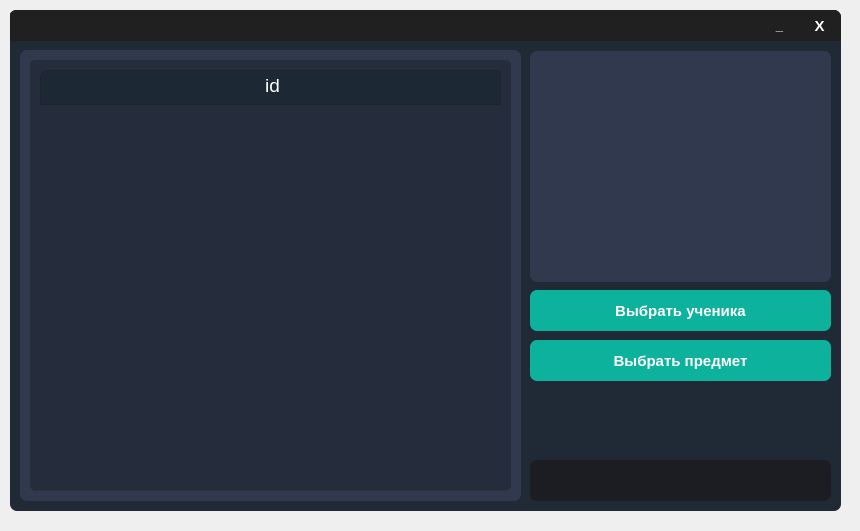
<?xml version="1.0" encoding="UTF-8"?>
<ui version="4.0">
 <class>MainWindow</class>
 <widget class="QMainWindow" name="MainWindow">
  <property name="geometry">
   <rect>
    <x>0</x>
    <y>0</y>
    <width>860</width>
    <height>531</height>
   </rect>
  </property>
  <property name="windowTitle">
   <string>MainWindow</string>
  </property>
  <widget class="QWidget" name="centralwidget">
   <property name="styleSheet">
    <string notr="true">/* LINE EDIT */
QLineEdit {
	background-color: rgb(27, 29, 35);
	border-radius: 5px;
	border: 2px solid rgb(27, 29, 35);
	padding-left: 10px;
}
QLineEdit:hover {
	border: 2px solid rgb(64, 71, 88);
}
QLineEdit:focus {
	border: 2px solid rgb(91, 101, 124);
}

/* SCROLL BARS */
QScrollBar:horizontal {
    border: none;
    background: rgb(52, 59, 72);
    height: 14px;
    margin: 0px 21px 0 21px;
	border-radius: 0px;
}
QScrollBar::handle:horizontal {
    background: rgb(85, 170, 255);
    min-width: 25px;
	border-radius: 7px
}
QScrollBar::add-line:horizontal {
    border: none;
    background: rgb(55, 63, 77);
    width: 20px;
	border-top-right-radius: 7px;
    border-bottom-right-radius: 7px;
    subcontrol-position: right;
    subcontrol-origin: margin;
}
QScrollBar::sub-line:horizontal {
    border: none;
    background: rgb(55, 63, 77);
    width: 20px;
	border-top-left-radius: 7px;
    border-bottom-left-radius: 7px;
    subcontrol-position: left;
    subcontrol-origin: margin;
}
QScrollBar::up-arrow:horizontal, QScrollBar::down-arrow:horizontal
{
     background: none;
}
QScrollBar::add-page:horizontal, QScrollBar::sub-page:horizontal
{
     background: none;
}
 QScrollBar:vertical {
	border: none;
    background: rgb(52, 59, 72);
    width: 14px;
    margin: 21px 0 21px 0;
	border-radius: 0px;
 }
 QScrollBar::handle:vertical {	
	background: rgb(85, 170, 255);
    min-height: 25px;
	border-radius: 7px
 }
 QScrollBar::add-line:vertical {
     border: none;
    background: rgb(55, 63, 77);
     height: 20px;
	border-bottom-left-radius: 7px;
    border-bottom-right-radius: 7px;
     subcontrol-position: bottom;
     subcontrol-origin: margin;
 }
 QScrollBar::sub-line:vertical {
	border: none;
    background: rgb(55, 63, 77);
     height: 20px;
	border-top-left-radius: 7px;
    border-top-right-radius: 7px;
     subcontrol-position: top;
     subcontrol-origin: margin;
 }
 QScrollBar::up-arrow:vertical, QScrollBar::down-arrow:vertical {
     background: none;
 }

 QScrollBar::add-page:vertical, QScrollBar::sub-page:vertical {
     background: none;
 }

/* CHECKBOX */
QCheckBox::indicator {
    border: 3px solid rgb(52, 59, 72);
	width: 15px;
	height: 15px;
	border-radius: 10px;
    background: rgb(44, 49, 60);
}
QCheckBox::indicator:hover {
    border: 3px solid rgb(58, 66, 81);
}
QCheckBox::indicator:checked {
    background: 3px solid rgb(52, 59, 72);
	border: 3px solid rgb(52, 59, 72);	
	background-image: url(:/16x16/icons/16x16/cil-check-alt.png);
}

/* RADIO BUTTON */
QRadioButton::indicator {
    border: 3px solid rgb(52, 59, 72);
	width: 15px;
	height: 15px;
	border-radius: 10px;
    background: rgb(44, 49, 60);
}
QRadioButton::indicator:hover {
    border: 3px solid rgb(58, 66, 81);
}
QRadioButton::indicator:checked {
    background: 3px solid rgb(94, 106, 130);
	border: 3px solid rgb(52, 59, 72);	
}

/* COMBOBOX */
QComboBox{
	background-color: rgb(27, 29, 35);
	border-radius: 5px;
	border: 2px solid rgb(27, 29, 35);
	padding: 5px;
	padding-left: 10px;
}
QComboBox:hover{
	border: 2px solid rgb(64, 71, 88);
}
QComboBox::drop-down {
	subcontrol-origin: padding;
	subcontrol-position: top right;
	width: 25px; 
	border-left-width: 3px;
	border-left-color: rgba(39, 44, 54, 150);
	border-left-style: solid;
	border-top-right-radius: 3px;
	border-bottom-right-radius: 3px;	
	background-image: url(:/16x16/icons/16x16/cil-arrow-bottom.png);
	background-position: center;
	background-repeat: no-reperat;
 }
QComboBox QAbstractItemView {
	color: rgb(85, 170, 255);	
	background-color: rgb(27, 29, 35);
	padding: 10px;
	selection-background-color: rgb(39, 44, 54);
}

/* SLIDERS */
QSlider::groove:horizontal {
    border-radius: 9px;
    height: 18px;
	margin: 0px;
	background-color: rgb(52, 59, 72);
}
QSlider::groove:horizontal:hover {
	background-color: rgb(55, 62, 76);
}
QSlider::handle:horizontal {
    background-color: rgb(85, 170, 255);
    border: none;
    height: 18px;
    width: 18px;
    margin: 0px;
	border-radius: 9px;
}
QSlider::handle:horizontal:hover {
    background-color: rgb(105, 180, 255);
}
QSlider::handle:horizontal:pressed {
    background-color: rgb(65, 130, 195);
}

QSlider::groove:vertical {
    border-radius: 9px;
    width: 18px;
    margin: 0px;
	background-color: rgb(52, 59, 72);
}
QSlider::groove:vertical:hover {
	background-color: rgb(55, 62, 76);
}
QSlider::handle:vertical {
    background-color: rgb(85, 170, 255);
	border: none;
    height: 18px;
    width: 18px;
    margin: 0px;
	border-radius: 9px;
}
QSlider::handle:vertical:hover {
    background-color: rgb(105, 180, 255);
}
QSlider::handle:vertical:pressed {
    background-color: rgb(65, 130, 195);
}

</string>
   </property>
   <widget class="QFrame" name="frame">
    <property name="geometry">
     <rect>
      <x>10</x>
      <y>10</y>
      <width>831</width>
      <height>501</height>
     </rect>
    </property>
    <property name="styleSheet">
     <string notr="true">QFrame{
	border-radius: 7px;
	
	background-color: qlineargradient(spread:pad, x1:0.522409, y1:0.17, x2:0.267, y2:0.806818, stop:0 rgba(48, 57, 77, 255), stop:1 rgba(102, 102, 102, 255));
	
	background-color: rgb(31, 42, 54);
}</string>
    </property>
    <property name="frameShape">
     <enum>QFrame::StyledPanel</enum>
    </property>
    <property name="frameShadow">
     <enum>QFrame::Raised</enum>
    </property>
    <widget class="QLineEdit" name="lineEdit">
     <property name="geometry">
      <rect>
       <x>520</x>
       <y>450</y>
       <width>301</width>
       <height>41</height>
      </rect>
     </property>
     <property name="font">
      <font>
       <pointsize>11</pointsize>
       <weight>75</weight>
       <bold>true</bold>
      </font>
     </property>
     <property name="styleSheet">
      <string notr="true">QLineEdit{
	border-radius: 7px;
}</string>
     </property>
     <property name="text">
      <string/>
     </property>
     <property name="alignment">
      <set>Qt::AlignLeading|Qt::AlignLeft|Qt::AlignVCenter</set>
     </property>
     <property name="placeholderText">
      <string/>
     </property>
     <property name="clearButtonEnabled">
      <bool>true</bool>
     </property>
    </widget>
    <widget class="QFrame" name="frame_3">
     <property name="geometry">
      <rect>
       <x>-1</x>
       <y>0</y>
       <width>832</width>
       <height>31</height>
      </rect>
     </property>
     <property name="styleSheet">
      <string notr="true">QFrame{
	border-bottom-left-radius: 0px;
	border-bottom-right-radius: 0px;
	background-color: rgb(32, 32, 32);
}</string>
     </property>
     <property name="frameShape">
      <enum>QFrame::StyledPanel</enum>
     </property>
     <property name="frameShadow">
      <enum>QFrame::Raised</enum>
     </property>
     <widget class="QPushButton" name="pushButton_3">
      <property name="geometry">
       <rect>
        <x>790</x>
        <y>0</y>
        <width>41</width>
        <height>31</height>
       </rect>
      </property>
      <property name="font">
       <font>
        <pointsize>11</pointsize>
        <weight>75</weight>
        <bold>true</bold>
       </font>
      </property>
      <property name="cursor">
       <cursorShape>PointingHandCursor</cursorShape>
      </property>
      <property name="styleSheet">
       <string notr="true">QPushButton{
	color: white;
	border: none;
	border-top-right-radius: 7px;
	background-color: rgb(32, 32, 32);
}

QPushButton:hover{
	background-color: #45494D;
}

QPushButton:pressed{
	color: #EA2F4E;
}</string>
      </property>
      <property name="text">
       <string>X</string>
      </property>
     </widget>
     <widget class="QPushButton" name="pushButton_5">
      <property name="geometry">
       <rect>
        <x>750</x>
        <y>0</y>
        <width>41</width>
        <height>31</height>
       </rect>
      </property>
      <property name="font">
       <font>
        <pointsize>10</pointsize>
        <weight>75</weight>
        <bold>true</bold>
       </font>
      </property>
      <property name="cursor">
       <cursorShape>PointingHandCursor</cursorShape>
      </property>
      <property name="styleSheet">
       <string notr="true">QPushButton{
	color: white;
	border: none;
	border-top-right-radius: 7px;
	background-color: rgb(32, 32, 32);
}

QPushButton:hover{
	background-color: #45494D;
}

QPushButton:pressed{
	color: #EA2F4E;
}</string>
      </property>
      <property name="text">
       <string>_</string>
      </property>
      <property name="default">
       <bool>false</bool>
      </property>
     </widget>
    </widget>
    <widget class="QListWidget" name="listWidget">
     <property name="geometry">
      <rect>
       <x>520</x>
       <y>41</y>
       <width>301</width>
       <height>231</height>
      </rect>
     </property>
     <property name="font">
      <font>
       <pointsize>11</pointsize>
       <weight>75</weight>
       <bold>true</bold>
      </font>
     </property>
     <property name="tabletTracking">
      <bool>false</bool>
     </property>
     <property name="autoFillBackground">
      <bool>false</bool>
     </property>
     <property name="styleSheet">
      <string notr="true">color: white;
border-radius: 7px;
background-color: rgb(48, 57, 77);</string>
     </property>
     <property name="frameShape">
      <enum>QFrame::StyledPanel</enum>
     </property>
     <property name="frameShadow">
      <enum>QFrame::Sunken</enum>
     </property>
     <property name="lineWidth">
      <number>1</number>
     </property>
     <property name="verticalScrollBarPolicy">
      <enum>Qt::ScrollBarAsNeeded</enum>
     </property>
     <property name="horizontalScrollBarPolicy">
      <enum>Qt::ScrollBarAsNeeded</enum>
     </property>
     <property name="sizeAdjustPolicy">
      <enum>QAbstractScrollArea::AdjustIgnored</enum>
     </property>
     <property name="autoScroll">
      <bool>true</bool>
     </property>
     <property name="tabKeyNavigation">
      <bool>false</bool>
     </property>
     <property name="showDropIndicator" stdset="0">
      <bool>true</bool>
     </property>
     <property name="dragDropOverwriteMode">
      <bool>false</bool>
     </property>
     <property name="alternatingRowColors">
      <bool>false</bool>
     </property>
     <property name="verticalScrollMode">
      <enum>QAbstractItemView::ScrollPerItem</enum>
     </property>
     <property name="horizontalScrollMode">
      <enum>QAbstractItemView::ScrollPerItem</enum>
     </property>
     <property name="movement">
      <enum>QListView::Static</enum>
     </property>
     <property name="flow">
      <enum>QListView::TopToBottom</enum>
     </property>
     <property name="isWrapping" stdset="0">
      <bool>false</bool>
     </property>
     <property name="resizeMode">
      <enum>QListView::Fixed</enum>
     </property>
     <property name="layoutMode">
      <enum>QListView::SinglePass</enum>
     </property>
     <property name="viewMode">
      <enum>QListView::ListMode</enum>
     </property>
     <property name="uniformItemSizes">
      <bool>false</bool>
     </property>
     <property name="wordWrap">
      <bool>false</bool>
     </property>
     <property name="selectionRectVisible">
      <bool>false</bool>
     </property>
     <property name="sortingEnabled">
      <bool>false</bool>
     </property>
    </widget>
    <widget class="QStackedWidget" name="stackedWidget">
     <property name="geometry">
      <rect>
       <x>10</x>
       <y>40</y>
       <width>501</width>
       <height>451</height>
      </rect>
     </property>
     <property name="styleSheet">
      <string notr="true">border-radius: 7px;</string>
     </property>
     <property name="currentIndex">
      <number>1</number>
     </property>
     <widget class="QWidget" name="page">
      <widget class="QFrame" name="frame_4">
       <property name="geometry">
        <rect>
         <x>0</x>
         <y>0</y>
         <width>501</width>
         <height>451</height>
        </rect>
       </property>
       <property name="styleSheet">
        <string notr="true">QFrame{
	color: white;
	border-radius: 7px;
	background-color: rgb(48, 57, 77);
}</string>
       </property>
       <property name="frameShape">
        <enum>QFrame::StyledPanel</enum>
       </property>
       <property name="frameShadow">
        <enum>QFrame::Raised</enum>
       </property>
       <widget class="QTableWidget" name="tableWidget">
        <property name="geometry">
         <rect>
          <x>10</x>
          <y>10</y>
          <width>481</width>
          <height>431</height>
         </rect>
        </property>
        <property name="styleSheet">
         <string notr="true">QTableWidget {	
	
	background-color: rgb(37, 44, 59);
	padding: 10px;
	border-radius: 5px;
	gridline-color: rgb(44, 49, 60);
	border-bottom: 1px solid rgb(44, 49, 60);
}
QTableWidget::item{
	
	background-color: rgb(48, 57, 77);
	padding-left: 5px;
	padding-right: 5px;
	gridline-color: rgb(44, 49, 60);
}
QTableWidget::item:selected{
	background-color: rgb(85, 170, 255);
}
QScrollBar:horizontal {
    border: none;
    
	background-color: rgb(0, 255, 255);
    height: 14px;
    margin: 0px 21px 0 21px;
	border-radius: 0px;
}
 QScrollBar:vertical {
	border: none;
    background-color: rgb(0, 255, 255);
    width: 14px;
    margin: 21px 0 21px 0;
	border-radius: 0px;
 }
QHeaderView::section{
	background-color: rgb(4, 0, 99);
	max-width: 30px;
	border: 1px solid rgb(4, 0, 99);
	border-style: none;
    border-bottom: 1px solid rgb(4, 0, 99);
    border-right: 1px solid rgb(4, 0, 99);
}
QTableWidget::horizontalHeader {	
	background-color: rgb(4, 0, 99);
}
QHeaderView::section:horizontal
{
    border: 1px solid rgb(32, 34, 42);
	
	
	background-color: rgb(28, 40, 51);
	padding: 3px;
	border-top-left-radius: 7px;
    border-top-right-radius: 7px;
}
QHeaderView::section:vertical
{
   border: 1px solid rgb(32, 34, 42);


}</string>
        </property>
        <attribute name="horizontalHeaderDefaultSectionSize">
         <number>465</number>
        </attribute>
        <attribute name="verticalHeaderVisible">
         <bool>false</bool>
        </attribute>
        <column>
         <property name="text">
          <string>Предмет</string>
         </property>
         <property name="font">
          <font>
           <family>Palatino Linotype</family>
           <pointsize>14</pointsize>
          </font>
         </property>
         <property name="textAlignment">
          <set>AlignHCenter|AlignTop</set>
         </property>
        </column>
       </widget>
      </widget>
     </widget>
     <widget class="QWidget" name="page_2">
      <widget class="QFrame" name="frame_5">
       <property name="geometry">
        <rect>
         <x>0</x>
         <y>0</y>
         <width>501</width>
         <height>451</height>
        </rect>
       </property>
       <property name="styleSheet">
        <string notr="true">QFrame{
	color: white;
	border-radius: 7px;
	background-color: rgb(48, 57, 77);
}</string>
       </property>
       <property name="frameShape">
        <enum>QFrame::StyledPanel</enum>
       </property>
       <property name="frameShadow">
        <enum>QFrame::Raised</enum>
       </property>
       <widget class="QTableWidget" name="tableWidget_2">
        <property name="geometry">
         <rect>
          <x>10</x>
          <y>10</y>
          <width>481</width>
          <height>431</height>
         </rect>
        </property>
        <property name="styleSheet">
         <string notr="true">QTableWidget {	
	
	background-color: rgb(37, 44, 59);
	padding: 10px;
	border-radius: 5px;
	gridline-color: rgb(44, 49, 60);
	border-bottom: 1px solid rgb(44, 49, 60);
}
QTableWidget::item{
	
	background-color: rgb(48, 57, 77);
	padding-left: 5px;
	padding-right: 5px;
	gridline-color: rgb(44, 49, 60);
}
QTableWidget::item:selected{
	background-color: rgb(85, 170, 255);
}
QScrollBar:horizontal {
    border: none;
    
	background-color: rgb(52,59,72);
    height: 14px;
    margin: 0px 21px 0 21px;
	border-radius: 0px;
}
 QScrollBar:vertical {
	border: none;
    background-color: rgb(52,59,72);
    width: 14px;
    margin: 21px 0 21px 0;
	border-radius: 0px;
 }
QHeaderView::section{
	background-color: rgb(4, 0, 99);
	max-width: 30px;
	border: 1px solid rgb(4, 0, 99);
	border-style: none;
    border-bottom: 1px solid rgb(4, 0, 99);
    border-right: 1px solid rgb(4, 0, 99);
}
QTableWidget::horizontalHeader {	
	background-color: rgb(4, 0, 99);
}
QHeaderView::section:horizontal
{
    border: 1px solid rgb(32, 34, 42);
	
	
	background-color: rgb(28, 40, 51);
	padding: 3px;
	border-top-left-radius: 7px;
    border-top-right-radius: 7px;
}
QHeaderView::section:vertical
{
   border: 1px solid rgb(32, 34, 42);


}</string>
        </property>
        <attribute name="horizontalHeaderDefaultSectionSize">
         <number>465</number>
        </attribute>
        <attribute name="verticalHeaderVisible">
         <bool>false</bool>
        </attribute>
        <column>
         <property name="text">
          <string>id</string>
         </property>
         <property name="font">
          <font>
           <family>Nirmala UI</family>
           <pointsize>14</pointsize>
          </font>
         </property>
         <property name="textAlignment">
          <set>AlignHCenter|AlignTop</set>
         </property>
        </column>
       </widget>
      </widget>
     </widget>
    </widget>
    <widget class="QPushButton" name="pushButton">
     <property name="geometry">
      <rect>
       <x>520</x>
       <y>280</y>
       <width>301</width>
       <height>41</height>
      </rect>
     </property>
     <property name="font">
      <font>
       <pointsize>11</pointsize>
       <weight>75</weight>
       <bold>true</bold>
      </font>
     </property>
     <property name="cursor">
      <cursorShape>PointingHandCursor</cursorShape>
     </property>
     <property name="styleSheet">
      <string notr="true">QPushButton{
	color: white;
	border-radius: 7px;
	
	background-color: rgb(12, 178, 155);
	
	
}

QPushButton:hover{
	
	
	background-color: rgb(13, 195, 168);
}

QPushButton:pressed{
	background-color: #434965;
}</string>
     </property>
     <property name="text">
      <string>Выбрать ученика</string>
     </property>
    </widget>
    <widget class="QPushButton" name="pushButton_2">
     <property name="geometry">
      <rect>
       <x>520</x>
       <y>330</y>
       <width>301</width>
       <height>41</height>
      </rect>
     </property>
     <property name="font">
      <font>
       <pointsize>11</pointsize>
       <weight>75</weight>
       <bold>true</bold>
      </font>
     </property>
     <property name="cursor">
      <cursorShape>PointingHandCursor</cursorShape>
     </property>
     <property name="styleSheet">
      <string notr="true">QPushButton{
	color: white;
	border-radius: 7px;
	background-color: rgb(12, 178, 155);
	
	
}

QPushButton:hover{
	background-color: rgb(13, 195, 168);
}

QPushButton:pressed{
	background-color: #434965;
}</string>
     </property>
     <property name="text">
      <string>Выбрать предмет</string>
     </property>
    </widget>
    <widget class="QLabel" name="label">
     <property name="geometry">
      <rect>
       <x>570</x>
       <y>50</y>
       <width>211</width>
       <height>191</height>
      </rect>
     </property>
     <property name="font">
      <font>
       <pointsize>72</pointsize>
      </font>
     </property>
     <property name="layoutDirection">
      <enum>Qt::LeftToRight</enum>
     </property>
     <property name="styleSheet">
      <string notr="true">background-color: rgb(48, 57, 77);
color: rgb(52, 206, 203);</string>
     </property>
     <property name="text">
      <string/>
     </property>
     <property name="alignment">
      <set>Qt::AlignCenter</set>
     </property>
    </widget>
   </widget>
  </widget>
 </widget>
 <resources/>
 <connections/>
</ui>
